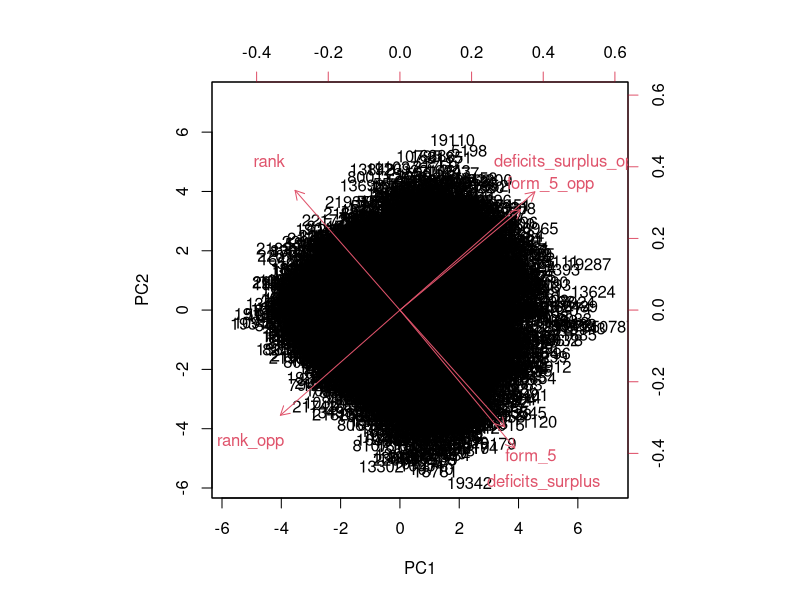
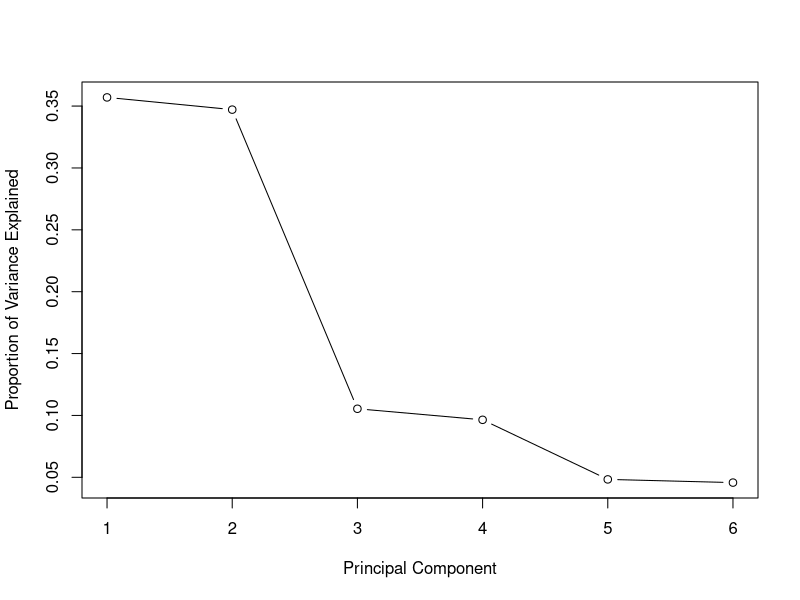
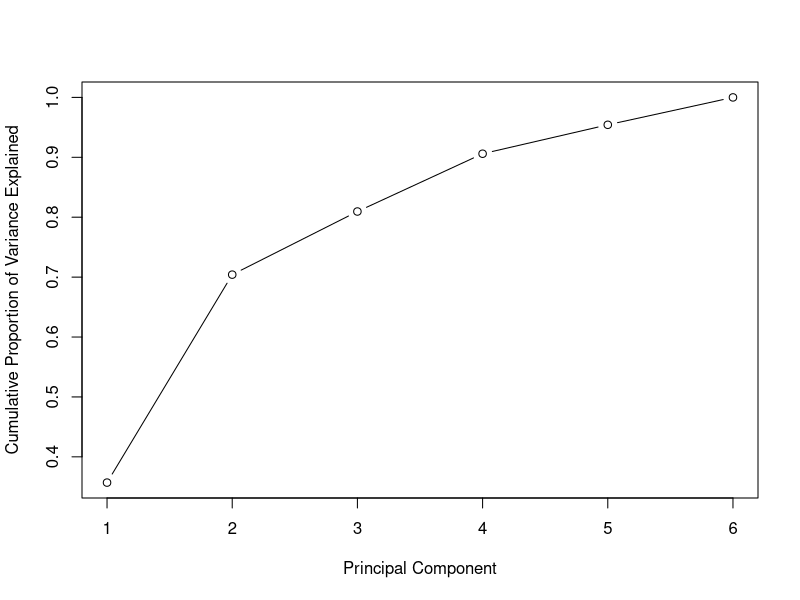

Recreate these plots in R, in order.

soccer <- read.csv("normalized_data_no_first_five_ext.csv", header = TRUE)  ##Reads the CSV file and specifies that no header is present
#requires to source the base.r file
# No need for identifying variables a.k.a w_l_d_home
#soccer$w_l_d <- trim_dbData$w_l_d_home

#check available variables
colnames(soccer)

#check variable class for other than numeric type
str(soccer)

#divide the new data into train and test sets
set.seed(1)  #Keep this seed please

ind <- sample(2, nrow(soccer), replace=TRUE, prob=c(0.7, 0.3))

pca.train <- soccer[ind==1, 1:6]                                  #Extract the training set in accordination to the 1/2's from ind
pca.test <- soccer[ind==2, 1:6]                                      #Extract the training set in accordination to the 1/2's from ind

#principal component analysis
prin_comp <- prcomp(pca.train, scale. = T)
names(prin_comp)

# 1. 
# center and scale refers to respective mean and standard deviation of the variables
# that are used for normalization prior to implementing PCA

#outputs the mean of variables
prin_comp$center

#outputs the standard deviation of variables
prin_comp$scale

# 2. 
# The rotation measure provides the principal component loading. 
# Each column of rotation matrix contains the principal component loading vector. 
# This is the most important measure we should be interested in.

prin_comp$rotation

# 3. 
# In order to compute the principal component score vector, we don’t need to multiply the loading with data. Rather, the matrix x has the principal component score vectors in a 8523 × 44 dimension.

dim(prin_comp$x)

#Let’s plot the resultant principal components.

biplot(prin_comp, scale = 0)


# 4. 
# The prcomp() function also provides the facility to compute standard deviation
# of each principal component. sdev refers to the standard deviation of principal components.

#compute standard deviation of each principal component
std_dev <- prin_comp$sdev

#compute variance
pr_var <- std_dev^2

#check variance of first 10 components
pr_var[1:6]

#To compute the proportion of variance explained by each component, 
#we simply divide the variance by sum of total variance. This results in:
  
# proportion of variance explained
prop_varex <- pr_var/sum(pr_var)
prop_varex[1:6]

# This shows that first principal component explains 35,7% variance. 
# Second component explains 34,7% variance
# Thrid component explains 10,5% variance

#scree plot
plot(prop_varex, xlab = "Principal Component",
      ylab = "Proportion of Variance Explained",
      type = "b")

# Let’s do a confirmation check, by plotting a cumulative variance plot. 
# This will give us a clear picture of number of components.

#cumulative scree plot
plot(cumsum(prop_varex), xlab = "Principal Component",
       ylab = "Cumulative Proportion of Variance Explained",
       type = "b")


# soccer.trainLabels <- soccer[ind==1, 7]                                      #Extract the labels accordingly
# soccer.testLabels <- soccer[ind==2, 7]